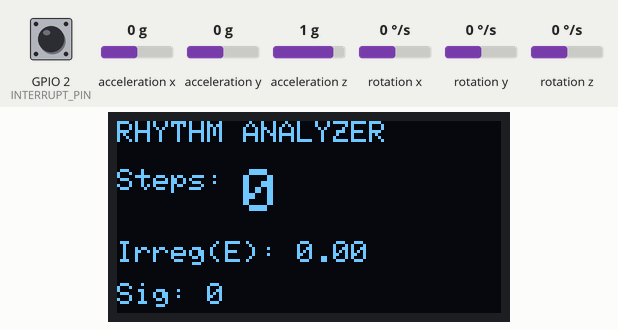
Recording of a sketch running on a simulated ESP32. On the bench: 128×64 one-colour display. The test bench sets the inputs (shaded band); at power-on: acceleration x 0 g, acceleration z 1 g, rotation z 0 °/s, acceleration y 0 g, rotation x 0 °/s, GPIO 2 (INTERRUPT_PIN) LOW, rotation y 0 °/s. The sensor or clock chip raises its interrupt line as the real part does; what the sketch prints to the serial monitor is not drawn.

Above: at 1.8 s.
1.9 s: acceleration x set to -1.4 g
At 2.45 s:
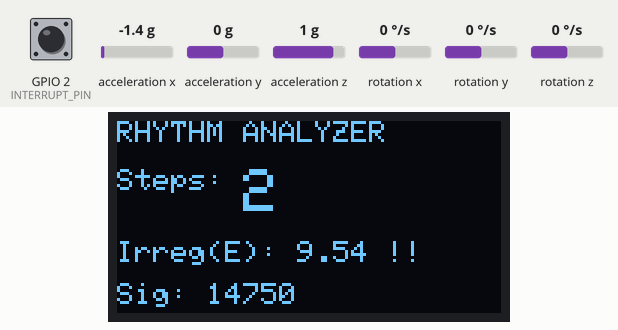
4.4 s: acceleration z set to 0 g
At 4.7 s:
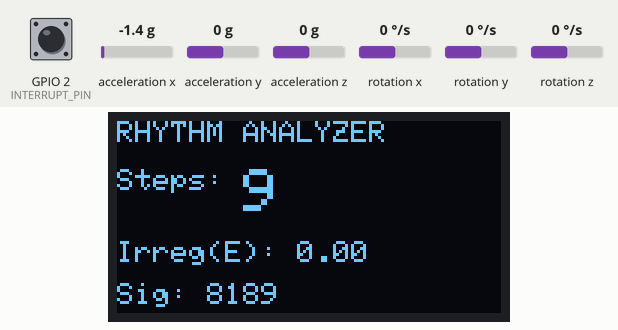
5.9 s: rotation z set to -192 °/s
At 6.7 s:
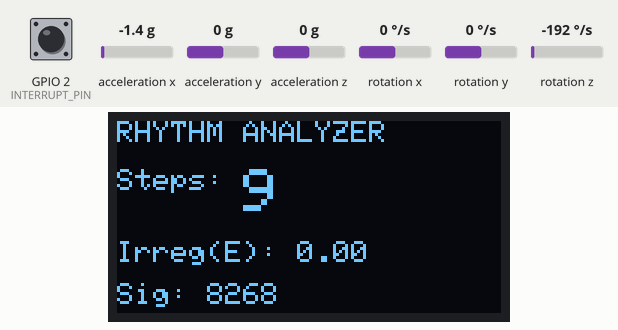
8.9 s: acceleration x set to -0.8 g
At 9.6 s:
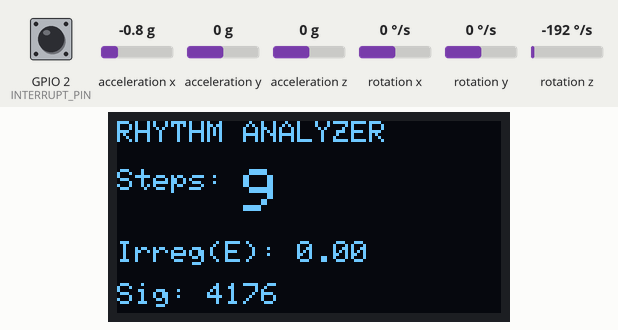
10.4 s: acceleration y set to -1.4 g
At 10.73 s:
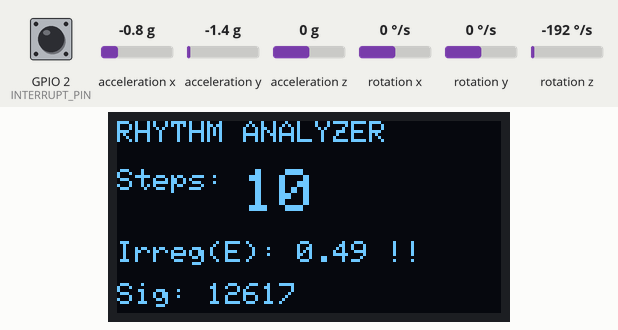
12.0 s: rotation x set to -192 °/s
At 12.53 s:
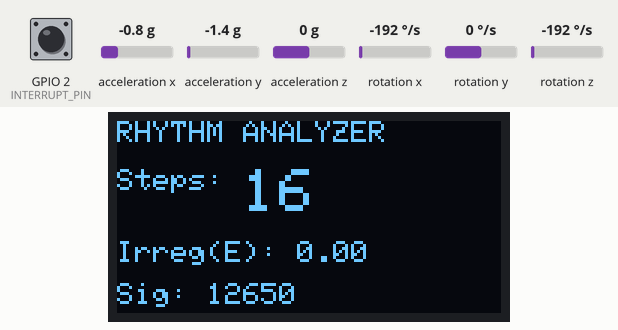
Timing chart, 0 to 14.6 s (numbered marks = the images above; inputs shaded):
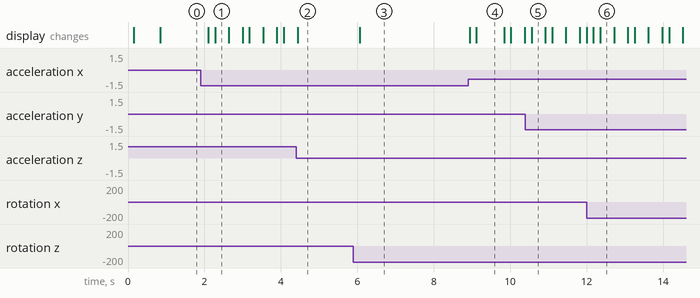

Measured:
- after the input at 1.9 s, the display: first changes after 0.20 s (image 1 shows a later state)
- after the input at 5.9 s, the display: changes after 0.16 s (image 3)
- after the input at 8.9 s, the display: first changes at once (image 4 shows a later state)
- after the input at 10.4 s, the display: changes after 0.16 s (image 5)

The sketch:

pedometer_logic.ino
```cpp
/*
 * ---------------------------------------------------------------------------------------
 * PROJECT S.H.E.R.P.A.
 * (Smart High-Altitude Emergency Response & Positioning Assistant)
 *
 *
 * * SYSTEM DESCRIPTION:
 * S.H.E.R.P.A. is a lumbar-mounted wearable utilizing context-aware sensor fusion to
 * detect early markers of Acute Mountain Sickness (AMS). The system distinguishes
 * healthy physical exertion from pathological instability (Ataxia) in real-time
 * completely at the edge, without cloud reliance.

 *
 * MODULE PURPOSE:
 * [UNIT TEST] Pedometer & Gait Irregularity Analyzer
 * This module tests the core step-detection engine using DMP Sensor Fusion. It
 * calculates the "Irregularity Index" (Step Jitter) to quantify walking rhythm
 * stability, a key metric for detecting the onset of AMS-induced ataxia.
 *

 * HARDWARE CONFIGURATION:
 * - Platform: MyoSa Mini Kit
 * - MCU: ESP32 (WROOM-32)
 * - IMU: MPU6050 (Address 0x69)
 * - Display: SSD1306 OLED (I2C)
 *

 * ---------------------------------------------------------------------------------------
 * TEAM MEMBERS & ROLES:
 * 1. Affan Danish    | Lead Firmware Architect
 * 2. Zahaib          | Project Specialist
 * 3. Ammar           | Systems Engineer
 * 4. Maaz            | project design
 * ---------------------------------------------------------------------------------------
 *
 * RTOS PORT - VERSION 2.2 (DMP Fusion + Rhythm Analysis + FreeRTOS)
 */


#include "I2Cdev.h"
#include "MPU6050_6Axis_MotionApps20.h"
#include <Wire.h>
#include <Adafruit_GFX.h>
#include <Adafruit_SSD1306.h>

// --- OLED CONFIGURATION ---
#define SCREEN_WIDTH 128
#define SCREEN_HEIGHT 64
#define OLED_RESET    -1
Adafruit_SSD1306 display(SCREEN_WIDTH, SCREEN_HEIGHT, &Wire, OLED_RESET);

// --- MPU6050 CONFIGURATION (ADDRESS 0x69) ---
MPU6050 mpu(0x69);

#define INTERRUPT_PIN 2

// --- PEDOMETER SETTINGS ---
#define COMPOSITE_THRESHOLD 12000
#define STEP_MIN_DELAY_MS 300

// MPU Control/Status
bool dmpReady = false;
uint8_t mpuIntStatus;
uint8_t devStatus;
uint16_t packetSize;
uint8_t fifoBuffer[64];

// Orientation/Motion Variables
Quaternion q;
VectorInt16 aa;
VectorInt16 aaReal;
VectorInt16 gy;
VectorFloat gravity;

// --- STEP & TIMING VARIABLES ---
unsigned long lastStepTime = 0;
int stepCount = 0;
int stepSignal = 0;
long lastInterval = 0;
long irregularityIndex = 0;

// --- ENERGY IRREGULARITY VARIABLES ---
float energySum = 0.0;
int energySamples = 0;
float prevStepEnergy = 0.0;
float energyIrregularity = 0.0;

// --- RTOS HANDLES ---
SemaphoreHandle_t i2cMutex;      // Protects the shared I2C bus (Wire)
SemaphoreHandle_t dataMutex;     // Protects shared variables between tasks
SemaphoreHandle_t dmpSemaphore;  // Unblocks the sensor task when data is ready

// Shared display data struct
struct {
    int steps;
    float energyIrreg;
    float signal;
} currentDisplayData;

// --- INTERRUPT SERVICE ROUTINE (ISR) ---
void IRAM_ATTR dmpDataReady() {
    BaseType_t xHigherPriorityTaskWoken = pdFALSE;
    // Give semaphore to unblock the sensor task immediately
    xSemaphoreGiveFromISR(dmpSemaphore, &xHigherPriorityTaskWoken);
    if(xHigherPriorityTaskWoken) {
        portYIELD_FROM_ISR();
    }
}

// --- TASK PROTOTYPES ---
void vSensorTask(void *pvParameters);
void vDisplayTask(void *pvParameters);

void setup() {
    Wire.begin();
    Wire.setClock(400000);
    Serial.begin(115200);
    delay(100);

    // Initialize RTOS Primitives
    i2cMutex = xSemaphoreCreateMutex();
    dataMutex = xSemaphoreCreateMutex();
    dmpSemaphore = xSemaphoreCreateBinary();

    if(!display.begin(SSD1306_SWITCHCAPVCC, 0x3C)) {
        for(;;);
    }

    display.clearDisplay();
    display.setTextSize(1);
    display.setTextColor(WHITE);
    display.setCursor(0,0);
    display.println(F("Init MPU @ 0x69..."));
    display.display();

    mpu.initialize();
    pinMode(INTERRUPT_PIN, INPUT);

    if(mpu.testConnection() == false){
        display.println(F("MPU Failed!"));
        display.display();
        while(true);
    }

    devStatus = mpu.dmpInitialize();

    mpu.setXGyroOffset(0);
    mpu.setYGyroOffset(0);
    mpu.setZGyroOffset(0);
    mpu.setXAccelOffset(0);
    mpu.setYAccelOffset(0);
    mpu.setZAccelOffset(0);

    if (devStatus == 0) {
        mpu.CalibrateAccel(6);
        mpu.CalibrateGyro(6);
        mpu.setDMPEnabled(true);

        attachInterrupt(digitalPinToInterrupt(INTERRUPT_PIN), dmpDataReady, RISING);
        mpuIntStatus = mpu.getIntStatus();
        dmpReady = true;
        packetSize = mpu.dmpGetFIFOPacketSize();

        display.clearDisplay();

        // Create Tasks only after everything is successfully initialized
        // Core 1 is generally better for user tasks on ESP32
        xTaskCreatePinnedToCore(vSensorTask, "Sensor Task", 8192, NULL, 2, NULL, 1);
        xTaskCreatePinnedToCore(vDisplayTask, "Display Task", 4096, NULL, 1, NULL, 1);
    }
}

void loop() {
    // Empty. RTOS tasks handle everything now.
    vTaskDelete(NULL);
}

// --- SENSOR PROCESSING TASK (Priority 2 - High) ---
void vSensorTask(void *pvParameters) {
    for (;;) {
        // Wait indefinitely for the ISR to signal that DMP data is ready
        if (xSemaphoreTake(dmpSemaphore, portMAX_DELAY) == pdTRUE) {

            bool packetReady = false;

            // Take I2C Mutex exclusively to read MPU FIFO safely
            if (xSemaphoreTake(i2cMutex, portMAX_DELAY) == pdTRUE) {
                packetReady = mpu.dmpGetCurrentFIFOPacket(fifoBuffer);
                xSemaphoreGive(i2cMutex); // Release I2C immediately
            }

            if (packetReady) {
                // FIFO parsing does NOT require I2C, safe to do outside mutex
                mpu.dmpGetQuaternion(&q, fifoBuffer);
                mpu.dmpGetAccel(&aa, fifoBuffer);
                mpu.dmpGetGravity(&gravity, &q);
                mpu.dmpGetLinearAccel(&aaReal, &aa, &gravity);
                mpu.dmpGetGyro(&gy, fifoBuffer);

                float verticalAcc = (aaReal.x * gravity.x) + (aaReal.y * gravity.y) + (aaReal.z * gravity.z);
                float linearMag = sqrt(pow(aaReal.x, 2) + pow(aaReal.y, 2) + pow(aaReal.z, 2));
                float linearVertical = abs(verticalAcc);
                float gyroPower = sqrt(pow(gy.x, 2) + pow(gy.y, 2) + pow(gy.z, 2));

                float compositeSignal = (linearMag * 1.0) + (linearVertical * 1.5) + ((gyroPower / 20.0) * 0.5);

                energySum += compositeSignal * compositeSignal;
                energySamples++;
                stepSignal = 0;

                unsigned long currentTime = millis(); // Using millis() is fine here, or xTaskGetTickCount()

                if (compositeSignal > COMPOSITE_THRESHOLD && (currentTime - lastStepTime > STEP_MIN_DELAY_MS)) {

                    long currentInterval = currentTime - lastStepTime;
                    if (lastInterval > 0) {
                        irregularityIndex = abs(currentInterval - lastInterval);
                    }
                    lastInterval = currentInterval;
                    lastStepTime = currentTime;

                    float stepEnergy = sqrt(energySum / energySamples);

                    if (prevStepEnergy > 0) {
                        energyIrregularity = abs(stepEnergy - prevStepEnergy) / prevStepEnergy;
                    }

                    prevStepEnergy = stepEnergy;
                    energySum = 0;
                    energySamples = 0;

                    stepCount++;
                    stepSignal = COMPOSITE_THRESHOLD + 2000;
                }

                // Serial printing is generally thread-safe on ESP32, but good to keep lean
                Serial.print("Signal:"); Serial.print(compositeSignal);
                Serial.print(",Thresh:"); Serial.print(COMPOSITE_THRESHOLD);
                Serial.print(",Step:"); Serial.print(stepSignal);
                Serial.print(",TimeIrreg:"); Serial.print(irregularityIndex);
                Serial.print(",EnergyIrreg:"); Serial.println(energyIrregularity, 4);

                // Safely update the shared display variables
                if (xSemaphoreTake(dataMutex, portMAX_DELAY) == pdTRUE) {
                    currentDisplayData.signal = compositeSignal;
                    currentDisplayData.steps = stepCount;
                    currentDisplayData.energyIrreg = energyIrregularity;
                    xSemaphoreGive(dataMutex);
                }
            }
        }
    }
}

// --- DISPLAY UPDATE TASK (Priority 1 - Low) ---
void vDisplayTask(void *pvParameters) {
    float localSignal = 0;
    int localSteps = 0;
    float localEnergyIrreg = 0;

    for (;;) {
        // Run exactly every 150ms (replaces the millis() timer)
        vTaskDelay(pdMS_TO_TICKS(150));

        // Safely fetch the latest calculation data
        if (xSemaphoreTake(dataMutex, portMAX_DELAY) == pdTRUE) {
            localSignal = currentDisplayData.signal;
            localSteps = currentDisplayData.steps;
            localEnergyIrreg = currentDisplayData.energyIrreg;
            xSemaphoreGive(dataMutex);
        }

        // Take I2C Mutex exclusively to write to OLED safely
        if (xSemaphoreTake(i2cMutex, portMAX_DELAY) == pdTRUE) {
            display.clearDisplay();
            display.setTextColor(WHITE);

            display.setTextSize(1);
            display.setCursor(0, 0);
            display.print(F("RHYTHM ANALYZER"));

            display.setCursor(0, 16);
            display.print(F("Steps: "));
            display.setTextSize(2);
            display.print(localSteps);

            display.setTextSize(1);
            display.setCursor(0, 40);
            display.print(F("Irreg(E): "));
            display.print(localEnergyIrreg, 2);

            if(localEnergyIrreg > 0.20) {
                display.setCursor(90, 40);
                display.print(F("!!"));
            }

            display.setCursor(0, 54);
            display.print(F("Sig: "));
            display.print((int)localSignal);

            display.display();
            xSemaphoreGive(i2cMutex); // Done with I2C
        }
    }
}
```
